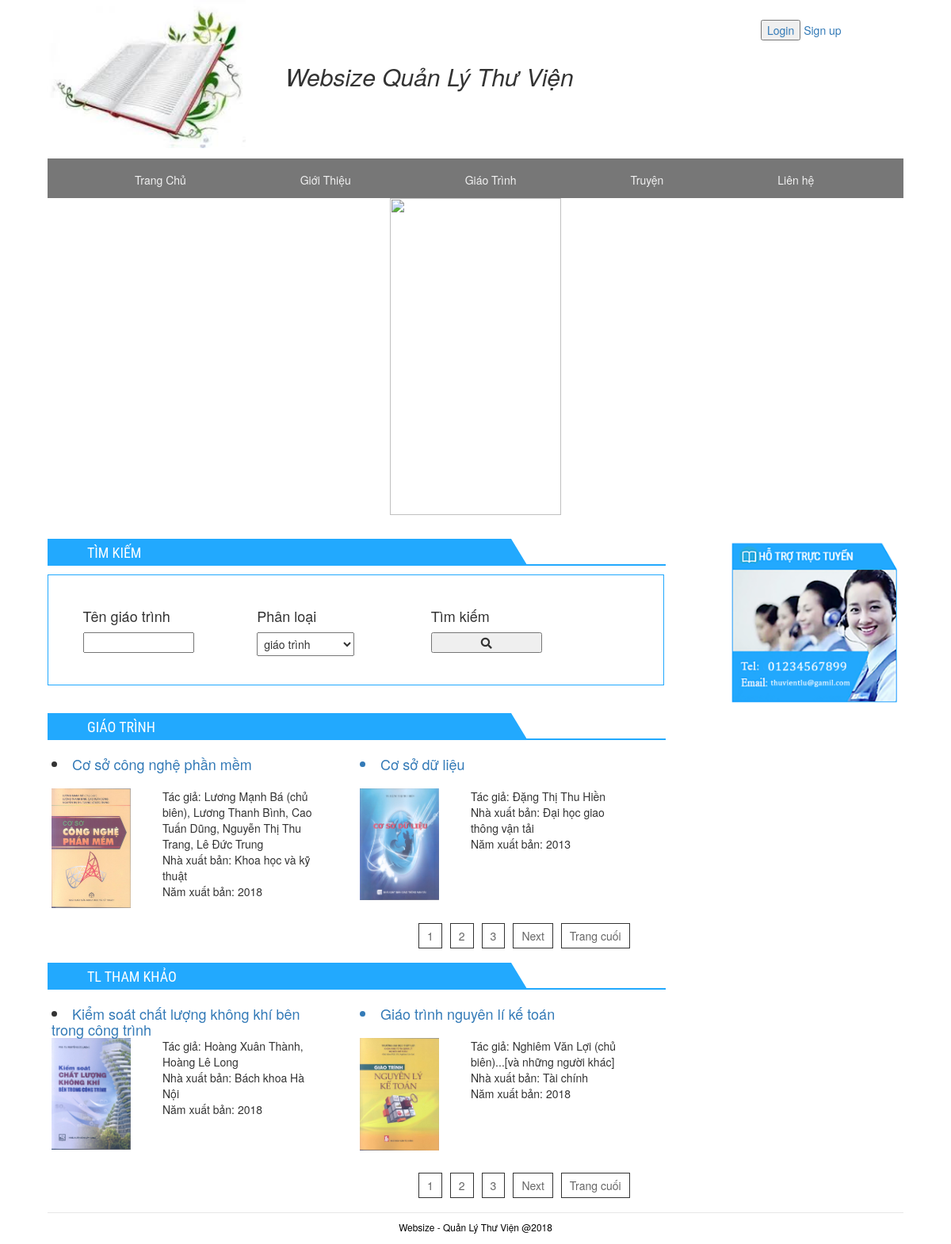
The app's page /GiaoTrinh.php with its own data.
### tables this page shows
CREATE TABLE `ploaigt` (
  `pl_id` int(3) NOT NULL,
  `phanloai` varchar(255) NOT NULL
);

CREATE TABLE `sach` (
  `id` int(10) NOT NULL,
  `tensach` varchar(255) NOT NULL,
  `hinhanh` varchar(255) NOT NULL,
  `tacgia` varchar(300) NOT NULL,
  `nhaxb` varchar(100) NOT NULL,
  `pl_id` int(3) NOT NULL,
  `mota` longtext NOT NULL,
  `namxb` int(4) NOT NULL,
  `sl` int(5) NOT NULL
);

### GiaoTrinh.php (the view, shortened to what this page needs)
<?php
include("modules/header.php");
?>
    <div id="container">
        <div class="container-left">
            <div class="block1-left">
                <div class="box-common">
                    <div class="heading">
                        <h4 class="box-title" style="width: 75%">TÌM KIẾM</h4>
                    </div>
                </div>
                <div class="border-tk">
                    <form class="border-row" action="search.php"method="post">
                        <div class="row-col">
                            <h4>Tên giáo trình</h4>
                            <input type="text" name="tk" style="width:140px;">
                        </div>
                        <div class="row-col" >
                            <h4>Phân loại </h4>
                          <select style='padding:3px 4px;' name='pl'>
                          <?php
                           require("connect/config.php");
                           $sql="select*from ploaigt";
                           $result=mysqli_query($conn,$sql);
                           while($data=mysqli_fetch_assoc($result))
                           {
                           echo" <option value='$data[pl_id]' name='$data[phanloai]'> $data[phanloai]</option> ";
                            mysqli_close($conn);}
                        ?>
                       </select>
                        </div>
                        <div class="row-col">
                            <h4>Tìm kiếm</h4>
                            <button class="icon-search" style="float:left;width:140px;" name="timkiem"><i class="fas fa-search"></i></button>
                        </div>
                </div>
            </div>
           <?php
           require("connect/config.php");
           $sql2="select*from ploaigt";
           $result2=mysqli_query($conn,$sql2);
           while($data2=mysqli_fetch_assoc($result2))
           {
            echo"<div class='block2'>";
                echo"<div class='box-common'>";
                    echo"<div class='heading'>";
                        echo"<h4 class='box-title'style='width: 75%'> $data2[phanloai]</h4>";
                    echo"</div>";
                echo"</div>";
                echo"<div class='border1'>";
                    echo"<div class='border11'>";
                        echo"<table>";
                            echo"<tr>";
                                echo"<td>";
                                    echo"<div class='border-td'>";
                                    $sql3="select * from sach where pl_id=$data2[pl_id] order by id desc";
                                    $result3=mysqli_query($conn,$sql3);
                                    $data3=mysqli_fetch_assoc($result3);
                                    echo"<div class='fff' value='$data3[id]'>";
                                     echo"   <h4>";
                                           echo" <li><a href='chitietsach.php?id=$data3[id]'>$data3[tensach]</a></li>";
                                      echo"  </h4>";
                                   echo" </div>";
                                    echo"<div class='ggg'>";
                                      echo"  <div class='hhh'><img src='connect/images/$data3[hinhanh]' style='width:100px;'></div>";
                                        echo"<div class='jjj'>Tác giả: $data3[tacgia] <br>";
                                           echo" Nhà xuất bản: $data3[nhaxb] <br>";
                                           echo" Năm xuất bản: $data3[namxb] </div>";
                                        echo"</div>";
                                echo"</td>";
                                echo"<td>";
                                    echo"<div class='border-td'>";
                                    $sql1="select * from sach where pl_id=$data2[pl_id] order by id desc limit 1,1";
                                        $result1=mysqli_query($conn,$sql1);
                                        $data1=mysqli_fetch_assoc($result1);
                                        echo"<div class='fff' value='$data1[id]'>";
                                         echo"   <h4>";
                                               echo" <a href='chitietsach.php?id=$data1[id]'><li>$data1[tensach]</li></a>";
                                          echo"  </h4>";
                                       echo" </div>";
                                        echo"<div class='ggg'>";
                                          echo"  <div class='hhh'><img src='connect/images/$data1[hinhanh]' style='width:100px;'></div>";
                                            echo"<div class='jjj'>Tác giả: $data1[tacgia] <br>";
                                               echo" Nhà xuất bản: $data1[nhaxb] <br>";
                                               echo" Năm xuất bản: $data1[namxb] </div>";
                                        echo"</div>";
                                echo"</td>";
                            echo"</tr>";
                        echo"</table>";
                    echo"</div>";
                    echo"<div class='pagination'>";
                        echo"<ul>";
                            echo"<li><a href='Giaotrinh.php'>1</a></li>";
                            echo"<li><a href='#'>2</a></li>";
                            echo"<li><a href='#'>3</a></li>";
                            echo"<li><a href='#'>Next</a></li>";
                            echo"<li><a href='#'>Trang cuối</a></li>";
                        echo"</ul>";
                echo"</div>";
            echo"</div>";
            }
            mysqli_close($conn);?>
        </div>
           </div>
           </div>
            <div class="container-right">
                <div class="panel-news">
                    <div class="panel-news">
                        <img src='img/hotrott.png' style="width:220px;">
                    </div>
                </div>
            </div>
        </div>
        <div id="Footer">
            <p>Websize - Quản Lý Thư Viện @2018</p>
        </div>
    </div>
</body>
</html>

### css/QLThuVien.css (style rules this page uses)
body { font-family: Arial, sans-serif; font-weight: 300; margin: 0; position: 0; }
.icon-search { float:right; width:50px; }
.container-left { width:780px; float:left; }
.container-right { width:260px; float:right; padding-left:40px; }
.box-common { margin-bottom: 15px; }
.heading { border-bottom: 2px solid #22a9fe; margin-bottom: -4px; position: relative; }
.heading .box-title { background: #22a9fe; color: #fff; display: inline-block; font-size: 18px; font-weight: normal; line-height: 23px; margin: 0; padding: 6px 20px 3px 50px; position: relative; text-transform: uppercase; font-family: "Roboto Condensed", Verdana, Geneva, sans-serif; }
.heading::before { background: transparent url(../images/sprite.png) no-repeat -35px 0; content: ''; display: inline-block; height: 27px; left: 8px; position: absolute; top: 0px; width: 25px; z-index: 5; }
.heading .box-title::after { border-bottom: 33px solid #22a9fe; border-right: 20px solid transparent; content: ''; display: inline-block; height: 0; position: absolute; right: -20px; top: 0; width: 0; }
.panel-news { width:220px; height:220px; }
#Footer { text-align: center; font-size: 85%; border-top: 1px solid #e6e6e6; color:black; padding: 0.25cm 1cm; height:40px; }

### css/giaotrinh.css (style rules this page uses)
.border11 { height:200px; }
#container { padding-top:30px; width: 1080px; margin: 0px auto; }
.container-left { width:780px; float:left; }
.container-right { width:260px; float:right; padding-left:40px; }
.box-common { margin-bottom: 15px; }
.heading { border-bottom: 2px solid #22a9fe; margin-bottom: -4px; position: relative; }
.heading .box-title { background: #22a9fe; color: #fff; display: inline-block; font-size: 18px; font-weight: normal; line-height: 23px; margin: 0; padding: 6px 20px 3px 50px; position: relative; text-transform: uppercase; font-family: "Roboto Condensed", Verdana, Geneva, sans-serif; }
.border-row { width:689px; height:78px; padding:32px 0px 32px 0px; margin:0px auto; }
.block2 { width:780px; height:300px; }
.border-tk { width:778px; height:140px; border:1px solid#22a9fe; }
.border1 { width:778px; height:220px; }
.border11 td { width:778px; height:225px; }
.border-td { width:330px; height:225px; padding:0px 5px 0px 5px; }
.fff { width:330px; height:40px; }
.ggg { width:330px; height:185px; }
.hhh { width:110px; height:165px; float:left; }
.jjj { width:190px; float:right; height:165px; }
.pagination { height:30px; width:350px; float:right;; }
.pagination ul { list-style-type: none; }
.pagination li { float:left; border:1px solid #333; padding:5px 10px 5px 10px; margin-right: 10px; }
.pagination a { text-decoration: none; color:#666; }
.row-col { width: 219.66px; height:77px; float: left; }
.block1-left { height:220px; }

### records on screen
ploaigt: phanloai "GIÁO TRÌNH", sach.tensach "Cơ sở công nghệ phần mềm", sach.hinhanh (picture), sach.tacgia "Lương Mạnh Bá (chủ biên), Lương Thanh Bình, Cao Tuấn Dũng, Nguyễn Thị Thu Trang, Lê Đức Trung", sach.nhaxb "Khoa học và kỹ thuật", sach.namxb "2018", sach.tensach "Cơ sở dữ liệu", sach.tacgia "Đặng Thị Thu Hiền", sach.nhaxb "Đại học giao thông vận tải", sach.namxb "2013"
ploaigt: phanloai "TL THAM KHẢO", sach.tensach "Kiểm soát chất lượng không khí bên trong công trình", sach.hinhanh (picture), sach.tacgia "Hoàng Xuân Thành, Hoàng Lê Long", sach.nhaxb "Bách khoa Hà Nội", sach.namxb "2018", sach.tensach "Giáo trình nguyên lí kế toán", sach.tacgia "Nghiêm Văn Lợi (chủ biên)...[và những người khác]", sach.nhaxb "Tài chính"

### other values on screen
form field pl "giáo trình"
